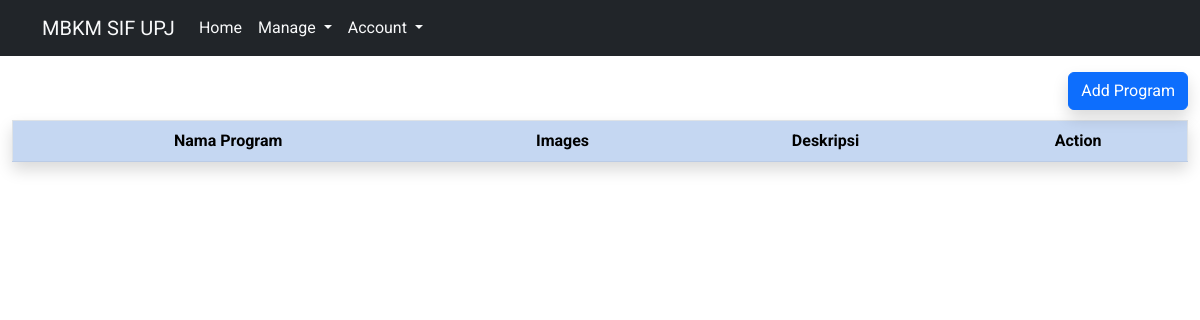
The page /login/manage-program/index.php (signed in) on the database as committed earlier.
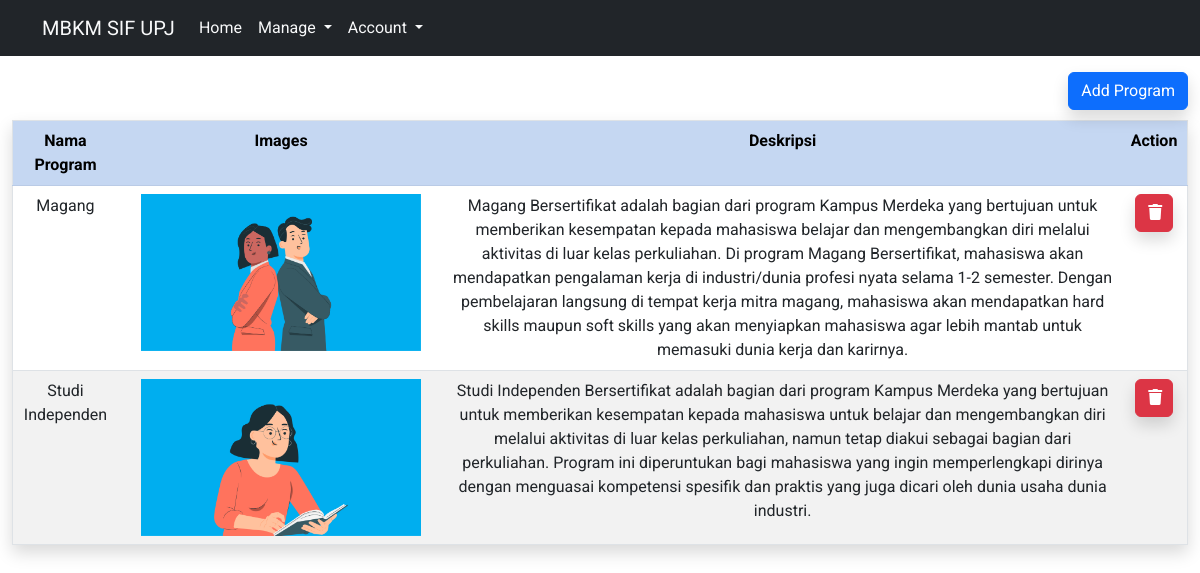
The same page on the database as committed later.
### tables this page shows
CREATE TABLE `program` (
  `id` int(11) NOT NULL,
  `nama_program` varchar(40) NOT NULL,
  `images` varchar(50) NOT NULL,
  `deskripsi` text NOT NULL
);

### login/manage-program/index.php (the view, shortened to what this page needs)
<!DOCTYPE html>
<html lang="en">
<head>
    <link href="https://cdn.jsdelivr.net/npm/bootstrap@5.2.2/dist/css/bootstrap.min.css" rel="stylesheet">
    <link rel="stylesheet" href="https://cdnjs.cloudflare.com/ajax/libs/font-awesome/5.10.2/css/all.css" />
    <link rel="stylesheet" href="../style/style.css" />
</head>
</head>
<body>
    <?php
    include("../koneksi.php");
    $result = mysqli_query($koneksi, "SELECT * FROM program ORDER BY id ASC");
    ?>
    <?php include("../partials/navbar.php"); ?>
    <div class="container-fluid mt-3">
        <a href="add.php">
            <button type="button" class="btn btn-primary shadow float-end">Add Program</button>
        </a>
        <br>
        <br>
        <table class="table table-striped text-center shadow" border=1>
            <tr class="table-primary">
                <th>Nama Program</th>
                <th>Images</th>
                <th>Deskripsi</th>
                <th>Action</th>
            </tr>
            <?php
            while ($user_data = mysqli_fetch_array($result)) {
                echo "<tr>";
                echo "<td>" . $user_data['nama_program'] . "</td>";
                echo "<td><img src='../img/program/" . $user_data['images'] . "' alt='Gambar Program' width='90%' height='auto'></td>";
                echo "<td>" . $user_data['deskripsi'] . "</td>";
                echo "<td>
                        <a href='delete.php?id=$user_data[id]'>
                            <button type='button' class='btn btn-danger shadow w-75'><i class='fas fa-trash'></i></button>
                        </a>
                    </td>
                    </tr>";
            }
            ?>
        </table>
    </div>
</body>
</html>

### login/partials/navbar.php (shortened to what this page needs)
<?php
if ($_SESSION['level'] == "lecturer") {
    echo '<nav class="navbar navbar-expand-lg bg-dark">
            <div class="container">
                <a class="navbar-brand text-light" href="#">MBKM SIF UPJ</a>
                <button class="navbar-toggler text-light" type="button" data-bs-toggle="collapse" data-bs-target="#navbarNavDropdown" aria-controls="navbarNavDropdown" aria-expanded="false" aria-label="Toggle navigation">
                    <span class="navbar-toggler-icon text-light"></span>
                </button>
                <div class="collapse navbar-collapse" id="navbarNavDropdown">
                    <ul class="navbar-nav ">
                        <li class="nav-item ">
                            <a class="nav-link active text-light" aria-current="page" href="../lecturer/index.php">Home</a>
                        </li>
                        <li class="nav-item dropdown">
                            <a class="nav-link dropdown-toggle text-light float-end" href="#" role="button" data-bs-toggle="dropdown" aria-expanded="false">
                            Manage
                            </a>
                            <ul class="dropdown-menu">
                                <li><a class="dropdown-item" href="../manage-pendaftar/index.php">Manage Pendaftar</a></li>
                                <li><a class="dropdown-item" href="../manage-program/index.php">Manage Program</a></li>
                                <li><a class="dropdown-item" href="../manage-testimoni/index.php">Manage Testimoni</a></li>
                            </ul>
                        </li>
                        <li class="nav-item dropdown">
                            <a class="nav-link dropdown-toggle text-light float-end" href="#" role="button" data-bs-toggle="dropdown" aria-expanded="false">
                                Account
                            </a>
                            <ul class="dropdown-menu">
                                <li><a class="dropdown-item " href="#">Change Password</a></li>
                                <li><a class="dropdown-item " href="../logout.php">Log Out</a></li>
                            </ul>
                        </li>
                    </ul>
                </div>
            </div>
        </nav>';
} elseif ($_SESSION['level'] == "admin") {
    echo '<nav class="navbar navbar-expand-lg bg-dark">
            <div class="container">
                <a class="navbar-brand text-light" href="#">MBKM SIF UPJ</a>
                <button class="navbar-toggler text-light" type="button" data-bs-toggle="collapse" data-bs-target="#navbarNavDropdown" aria-controls="navbarNavDropdown" aria-expanded="false" aria-label="Toggle navigation">
                <span class="navbar-toggler-icon text-light"></span>
                </button>
                <div class="collapse navbar-collapse" id="navbarNavDropdown">
                    <ul class="navbar-nav ">
                        <li class="nav-item ">
                            <a class="nav-link active text-light" aria-current="page" href="../admin/index.php">Home</a>
                        </li>
                        <li class="nav-item dropdown">
                            <a class="nav-link dropdown-toggle text-light float-end" href="#" role="button" data-bs-toggle="dropdown" aria-expanded="false">
                            Manage
                            </a>
                            <ul class="dropdown-menu">
                                <li><a class="dropdown-item" href="../manage-user/index.php">Manage User</a></li>
                                <li><a class="dropdown-item" href="../manage-program/index.php">Manage Program</a></li>
                                <li><a class="dropdown-item" href="../manage-testimoni/index.php">Manage Testimoni</a></li>
                            </ul>
                        </li>
                        <li class="nav-item dropdown">
                            <a class="nav-link dropdown-toggle text-light float-end" href="#" role="button" data-bs-toggle="dropdown" aria-expanded="false">
                            Account
                            </a>
                            <ul class="dropdown-menu">
                                <li><a class="dropdown-item " href="#">Change Password</a></li>
                                <li><a class="dropdown-item " href="../logout.php">Log Out</a></li>
                            </ul>
                        </li>
                    </ul>
                </div>
            </div>
        </nav>';
}

### login/style/style.css (style rules this page uses)
body { font-family: 'Roboto', sans-serif; }
* { margin: 0; padding: 0; }
i { margin-right: 10px; }

Rows that differ between the two databases and show on the page:
added program: nama_program "Magang", images (picture), deskripsi "Magang Bersertifikat adalah bagian dari program Kampus Merdeka yang bertujuan untuk memberikan kesempatan kepada mahasiswa belajar dan mengembangkan diri melalui aktivitas di luar kelas perkuliahan. Di program Magang Bersertifikat, mahasiswa akan mendapatkan pengalaman kerja di industri/dunia profesi nyata selama 1-2 semester. Dengan pembelajaran langsung di tempat kerja mitra magang, mahasiswa akan mendapatkan hard skills maupun soft skills yang akan menyiapkan mahasiswa agar lebih mantab untuk memasuki dunia kerja dan karirnya."
added program: nama_program "Studi Independen", images (picture), deskripsi "Studi Independen Bersertifikat adalah bagian dari program Kampus Merdeka yang bertujuan untuk memberikan kesempatan kepada mahasiswa untuk belajar dan mengembangkan diri melalui aktivitas di luar kelas perkuliahan, namun tetap diakui sebagai bagian dari perkuliahan. Program ini diperuntukan bagi mahasiswa yang ingin memperlengkapi dirinya dengan menguasai kompetensi spesifik dan praktis yang juga dicari oleh dunia usaha dunia industri."
